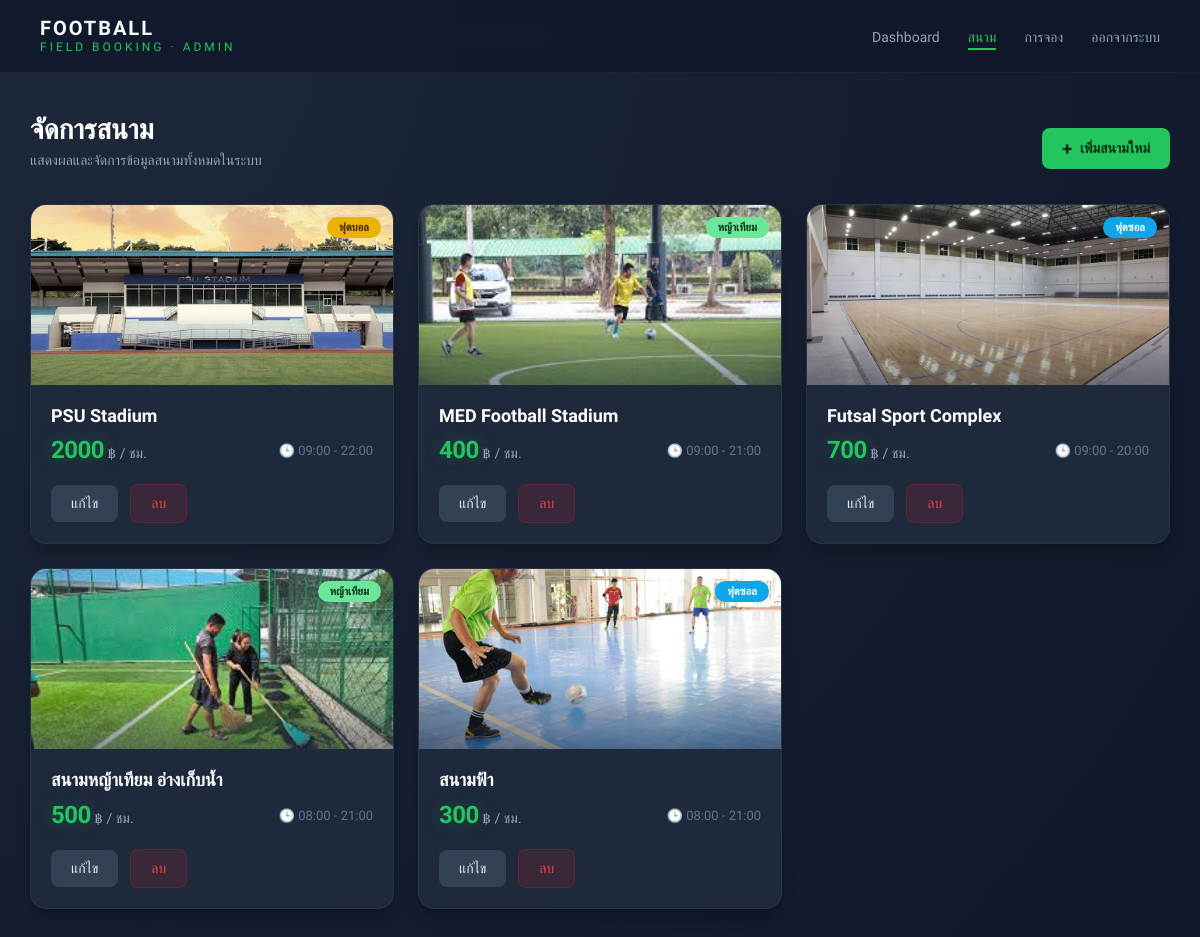
Before: /dashboard/fields/ (signed in) with the older database file.
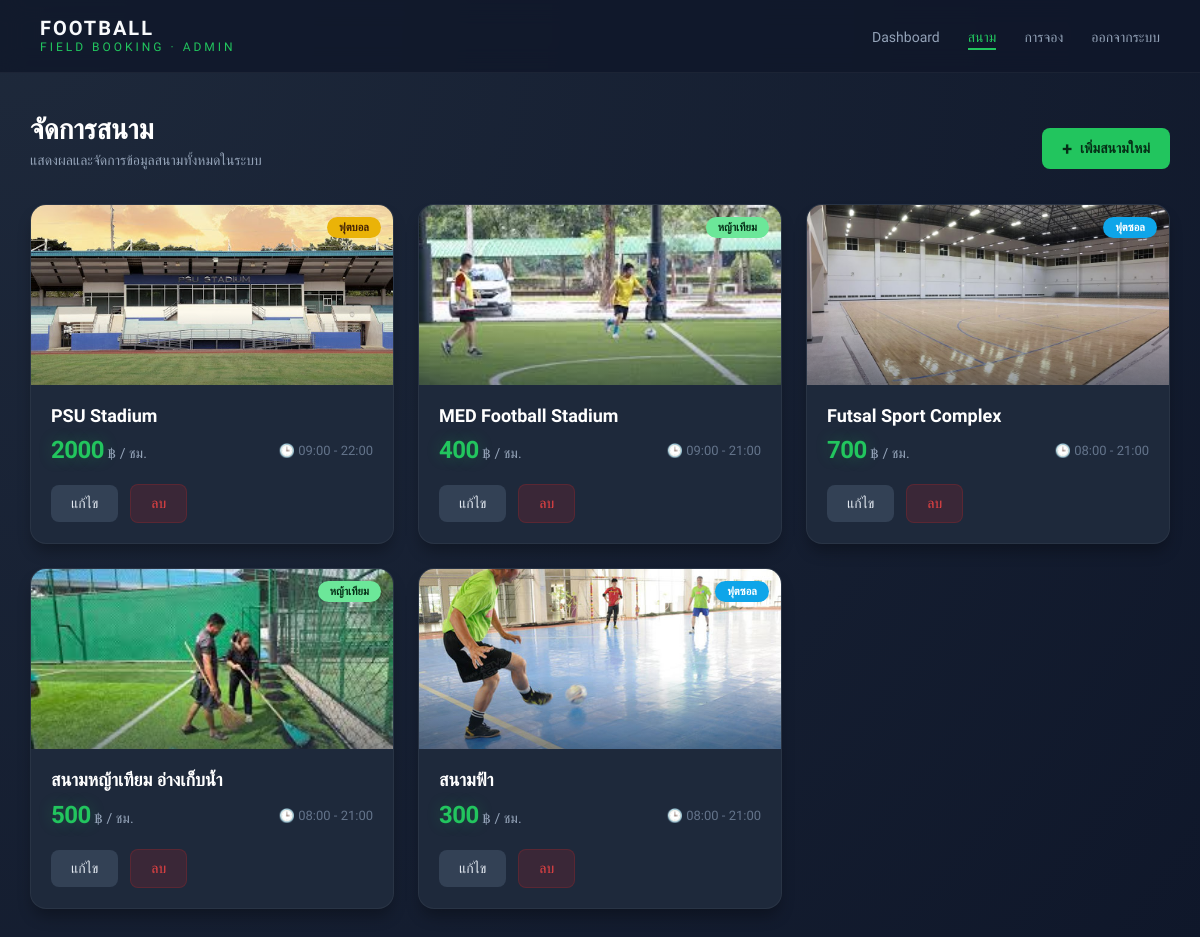
After: the same page with the newer database file.
### booking/models.py (models this page shows, shortened)
class Field(models.Model):
    name = models.CharField(max_length=100)
    field_type = models.CharField(max_length=20, choices=FIELD_TYPE)
    price = models.IntegerField()
    image = models.ImageField(upload_to='fields/', null=True, blank=True)
    open_time = models.TimeField()
    close_time = models.TimeField()
    is_active = models.BooleanField(default=True)

### booking/views.py (the view, shortened to what this page needs)
# urls.py: path('dashboard/fields/', views.field_management, name='field_management'),
@login_required
def field_management(request):
    fields = Field.objects.all()
    return render(request, "booking/field-management.html", {"fields": fields})

### booking/templates/booking/field-management.html (shortened to what this page needs)
{% load static %}
<!DOCTYPE html>
<html lang="th">
<head>
    <link rel="stylesheet" href="{% static 'booking/css/field-management.css' %}">
</head>
<body>
    <nav class="navbar">
        <div class="logo">
            <span class="logo-main">FOOTBALL</span>
            <span class="logo-sub">FIELD BOOKING · ADMIN</span>
        </div>
        <ul class="nav-menu">
            <li><a href="{% url 'admin_dashboard' %}">Dashboard</a></li>
            <li><a href="{% url 'field_management' %}" class="active">สนาม</a></li>
            <li><a href="{% url 'booking_management' %}">การจอง</a></li>
            <li><a href="{% url 'logout' %}">ออกจากระบบ</a></li>
        </ul>
    </nav>
    <div class="container">
        <div class="header">
            <div>
                <h1>จัดการสนาม</h1>
                <p class="subtitle">แสดงผลและจัดการข้อมูลสนามทั้งหมดในระบบ</p>
            </div>
            <button class="btn add" onclick="openAdd()"><span>+</span> เพิ่มสนามใหม่</button>
        </div>
        <div class="field-grid">
            {% for field in fields %}
            <div class="field-card">
                <div class="card-img-wrapper">
                    {% if field.image %}
                    <img src="{{ field.image.url }}">
                    {% else %}
                    <img src="{% static 'booking/images/default.jpg' %}">
                    {% endif %}
                    <span class="badge {{ field.field_type }}">
                        {{ field.get_field_type_display }}
                    </span>
                </div>
                <div class="card-body">
                    <h3>{{ field.name }}</h3>
                    <div class="field-info">
                        <p class="price"><span>{{ field.price }}</span> ฿ / ชม.</p>
                        <p class="time">🕒 {{ field.open_time|time:'H:i' }} - {{ field.close_time|time:'H:i' }}</p>
                    </div>
                    <div class="actions">
                        <button class="btn edit" onclick="openEdit(
                            '{{ field.id }}', '{{ field.name }}', '{{ field.field_type }}',
                            '{{ field.price }}', '{{ field.open_time|time:'H:i' }}', '{{ field.close_time|time:'H:i' }}'
                        )">แก้ไข</button>
                        <a href="{% url 'delete_field' field.id %}" class="btn delete"
                            onclick="return confirm('คุณแน่ใจใช่ไหมที่จะลบสนามนี้?')">ลบ</a>
                    </div>
                </div>
            </div>
            {% endfor %}
        </div>
    </div>
</body>
</html>

### booking/static/booking/css/field-management.css (style rules this page uses)
* { box-sizing: border-box; font-family: 'Prompt', sans-serif; margin: 0; padding: 0; }
body { background: radial-gradient(circle at 0% 0%, #1e293b 0%, #0f172a 100%); color: #f8fafc; min-height: 100vh; }
.navbar { position: sticky; top: 0; z-index: 1000; padding: 18px 40px; display: flex; justify-content: space-between; align-items: center; background: rgba(15, 23, 42, 0.8); backdrop-filter: blur(12px); border-bottom: 1px solid rgba(255, 255, 255, 0.05); }
.logo { line-height: 1; }
.logo-main { display: block; font-size: 20px; font-weight: 700; letter-spacing: 2px; }
.logo-sub { font-size: 12px; font-weight: 500; color: #22c55e; letter-spacing: 3px; }
.nav-menu { list-style: none; display: flex; gap: 28px; margin: 0; padding: 0; }
.nav-menu a { color: #94a3b8; text-decoration: none; font-size: 14px; font-weight: 500; position: relative; padding: 5px 0; }
.nav-menu a:hover, .nav-menu a.active { color: #22c55e; }
.nav-menu a::after { content: ''; position: absolute; bottom: 0; left: 0; width: 0; height: 2px; background: #22c55e; transition: 0.3s; }
.nav-menu a:hover::after, .nav-menu a.active::after { width: 100%; }
.container { max-width: 1300px; margin: 40px auto; padding: 0 30px; }
.header { display: flex; justify-content: space-between; align-items: flex-end; margin-bottom: 35px; }
.header h1 { font-size: 28px; margin: 0; color: #fff; }
.subtitle { font-size: 14px; color: #94a3b8; margin: 5px 0 0 0; }
.field-grid { display: grid; grid-template-columns: repeat(auto-fill, minmax(300px, 1fr)); gap: 24px; }
.field-card { background: #1e293b; border-radius: 16px; overflow: hidden; border: 1px solid rgba(255, 255, 255, 0.05); box-shadow: 0 10px 15px -3px rgba(0, 0, 0, 0.3); }
.card-img-wrapper { position: relative; height: 180px; }
.card-img-wrapper img { width: 100%; height: 100%; object-fit: cover; }
.badge { position: absolute; top: 12px; right: 12px; padding: 4px 12px; border-radius: 20px; font-size: 11px; font-weight: 600; }
.badge.football { background: #eab308; color: #422006; }
.badge.futsal { background: #0ea5e9; color: #fff; }
.badge.football7 { background: #6ce799; color: #052e16; }
.card-body { padding: 20px; }
.card-body h3 { margin: 0 0 10px 0; font-size: 18px; color: #fff; }
.field-info { display: flex; justify-content: space-between; align-items: center; margin-bottom: 20px; }
.price { color: #94a3b8; font-size: 14px; margin: 0; }
.price span { color: #22c55e; font-size: 20px; font-weight: 700; }
.time { font-size: 13px; color: #64748b; margin: 0; }
.btn { padding: 10px 20px; border-radius: 8px; border: none; font-size: 14px; font-weight: 500; cursor: pointer; display: inline-flex; align-items: center; justify-content: center; }
.btn.add { background: #22c55e; color: #052e16; font-weight: 600; }
.btn.add span { margin-right: 8px; font-size: 18px; }
.btn.edit { background: #334155; color: #e2e8f0; flex: 2; }
.btn.delete { background: rgba(220, 38, 38, 0.15); color: #ef4444; flex: 1; text-decoration: none; margin-left: 8px; border: 1px solid rgba(220, 38, 38, 0.2); }
.field-card { background: #1e293b; border-radius: 16px; overflow: hidden; border: 1px solid rgba(255, 255, 255, 0.05); box-shadow: 0 10px 15px -3px rgba(0, 0, 0, 0.3); transition: all 0.4s cubic-bezier(0.175, 0.885, 0.32, 1.275); position: relative; }
.card-img-wrapper::after { content: ""; position: absolute; inset: 0; background: linear-gradient(to top, rgba(30, 41, 59, 0.8), transparent 40%); opacity: 0.6; }
.price span { color: #22c55e; font-size: 24px; font-weight: 700; letter-spacing: -0.5px; text-shadow: 0 0 15px rgba(34, 197, 94, 0.3); }
.btn { transition: all 0.2s ease; position: relative; overflow: hidden; }

Changed rows visible on the page:
changed Field "Futsal Sport Complex": open_time "09:00" → "08:00"; close_time "20:00" → "21:00"
